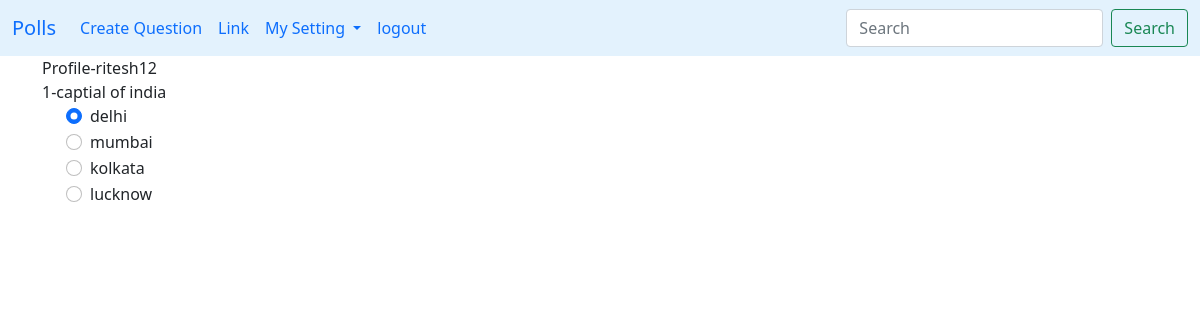
/profile/1/ (signed in), run on the app's committed database.
### polls/models.py (models this page shows, shortened)
class Question(models.Model):
    user=models.ForeignKey(User,on_delete=models.CASCADE)
    questions = models.CharField(max_length=200,null=True)
    op1 = models.CharField(max_length=200,null=True)
    op2 = models.CharField(max_length=200,null=True)
    op3 = models.CharField(max_length=200,null=True)
    op4 = models.CharField(max_length=200,null=True)
    ans = models.CharField(max_length=200,null=True)
    created_at=models.DateTimeField(auto_now_add=True)
    updated_at=models.DateTimeField(auto_now=True)

### user/models.py (models this page shows, shortened)
class User(AbstractUser):
    username=models.CharField(verbose_name='Username',max_length=256,unique=True)
    first_name=models.CharField(verbose_name='First Name',max_length=100)
    last_name=models.CharField(verbose_name='Last Name',max_length=100)
    email=models.EmailField(verbose_name='E-mail',max_length=256,unique=True)
    phone_number=PhoneNumberField(null=False,unique=True,blank=True)
    created_at=models.DateTimeField(auto_now_add=True)
    updated_at=models.DateTimeField(auto_now=True)
    USERNAME_FIELD = 'username'
    REQUIRED_FIELDS = ['email','phone_number','first_name','last_name']

### polls/views.py (the view)
# urls.py: path('profile/<str:pk>/',views.user_profile,name='profile')
def user_profile(request,pk):
    user=User.objects.get(id=pk)
    questions=user.question_set.all()
    context={'user':user,'questions':questions}
    return render(request,'Home/profile.html',context)

### Templates/Home/profile.html
{% extends 'main.html' %}
{% block content %}
<div>
    {% for q in questions %}
    <label>Profile-{{q.user.username}}</label>
    <div class="form-group">
        <label  class="form-check-label">{{q.id}}-{{q.questions}}</label>
    </div>
    <div class="form-check">
        <div class="form-check">
            <input class="form-check-input" type="radio" name="{{q.question}}" id="gridRadios1" value="option1"
                checked>
            <label class="form-check-label" for="gridRadios1">
                {{q.op1}}
            </label>
        </div>
        <div class="form-check">
            <input class="form-check-input" type="radio" name="{{q.question}}" id="gridRadios2" value="option2">
            <label class="form-check-label" for="gridRadios2">
                {{q.op2}}
            </label>
        </div>
        <div class="form-check">
            <input class="form-check-input" type="radio" name="{{q.question}}" id="gridRadios1" value="option3">
            <label class="form-check-label" for="gridRadios1">
                {{q.op3}}
            </label>
        </div>
        <div class="form-check">
            <input class="form-check-input" type="radio" name="{{q.question}}" id="gridRadios2" value="option4">
            <label class="form-check-label" for="gridRadios2">
                {{q.op4}}
            </label>
        </div>
        <br>
    </div>
    {% endfor  %}
</div>
{% endblock %}

### data on the page
Question: user.username "ritesh12", id "1", questions "captial of india", op1 "delhi", op2 "mumbai", op3 "kolkata", op4 "lucknow"
